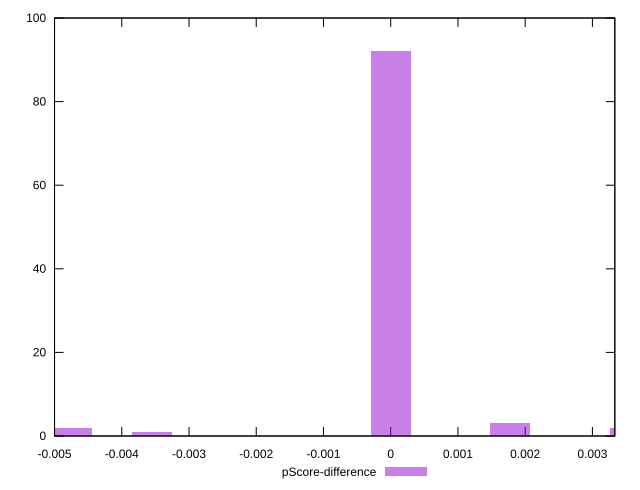

Here is the gnuplot script that generated this plot:
reset

$pScoreDifference <<EOF
-0.0035508098765997843 1
0 92
0.0035508098765997843 2
-0.004734413168799713 2
0.0017754049382998922 3
EOF

set key outside below
set boxwidth 0.0005918016460999641
set xrange [-0.0050000000000000044:0.0033333333333332993]
set yrange [0:100]
set trange [0:100]
set style fill transparent solid 0.5 noborder
set terminal svg size 640, 490 enhanced background rgb 'white'
set output "reports/report_00031_2021-02-24T23-18-18.084Z/unused-css-rules/samples/card/pScore-difference/histogram.svg"

plot $pScoreDifference title "pScore-difference" with boxes

reset
